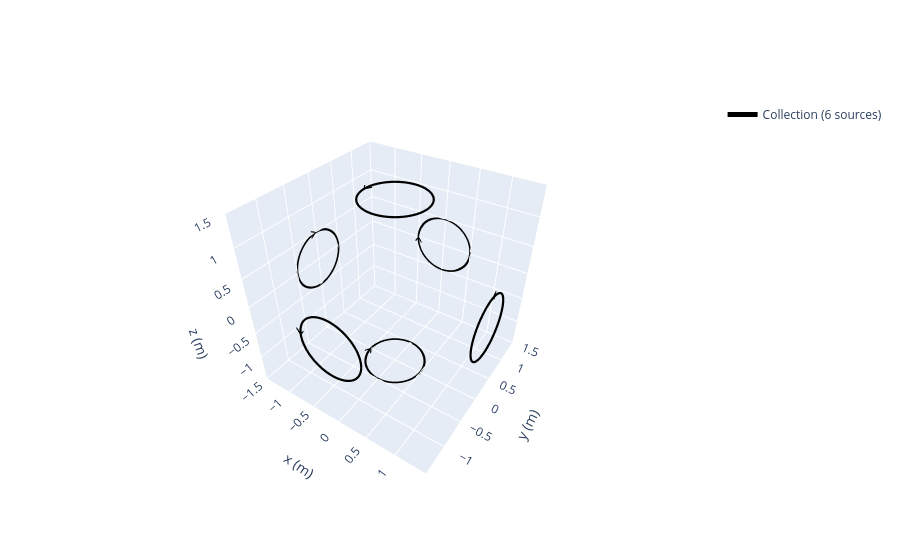

Source (notebook cell):
### Markdown cell above
# Getting Fields From a Grid
This is a test validating the workflow of getting a field from a meshgrid

### Code cell
# make a collection object for a polywell
collection = make_polywell_collection(1e6, 1, 1.5) # I, Dia, Offset
#collection = mp.current.Circle(current=1e6, diameter=1).rotate_from_angax(90, [0, 1, 0])
#collection = make_helmholtz_collection(1e6, 1, 1.5)
# make a 3D meshgrid
_x = np.linspace(-3, 3, 100)
_y = np.linspace(-3, 3, 100)
_z = np.linspace(-3, 3, 100)
mg = np.meshgrid(_x, _y, _z, indexing='ij')
mg = np.moveaxis(mg, 0, -1)
B = collection.getB(mg)

mp.show(collection)

### Figure 1 — Plotly figure (JSON) as saved in the notebook; plotly's stock layout.template omitted (floating-point values rounded to 4 significant figures; data arrays with more than 128 entries replaced by an {"elided": "..."} marker saying what was removed)
{"data": [{"legendgroup": "Collection(id=4812718496)", "mode": "lines", "name": "Collection (6 sources)", "opacity": 1, "showlegend": true, "x": [-1.5, -1.5, -1.5, NaN, 1.5, 1.5, 1.5, NaN, -0.56, -0.5, -0.44, NaN, -0.56, -0.5, -0.44, NaN, -0.56, -0.5, -0.44, NaN, -0.56, -0.5, -0.44, NaN], "y": [-0.1, 6.123e-17, -0.1, NaN, 0.1, 6.123e-17, 0.1, NaN, -1.5, -1.5, -1.5, NaN, 1.5, 1.5, 1.5, NaN, -0.1, 6.123e-17, -0.1, NaN, 0.1, 6.123e-17, 0.1, NaN], "z": [0.56, 0.5, 0.44, NaN, 0.56, 0.5, 0.44, NaN, 0.1, 6.123e-17, 0.1, NaN, -0.1, 6.123e-17, -0.1, NaN, -1.5, -1.5, -1.5, NaN, 1.5, 1.5, 1.5, NaN], "type": "scatter3d", "line": {"width": 2.2, "dash": "solid", "color": "black"}}, {"legendgroup": "Collection(id=4812718496)", "mode": "lines", "name": "Collection (6 sources)", "opacity": 1, "showlegend": false, "x": {"elided": "438 float values"}, "y": {"elided": "438 float values"}, "z": {"elided": "438 float values"}, "type": "scatter3d", "line": {"width": 4.4, "dash": "solid", "color": "black"}}], "layout": {"scene": {"xaxis": {"range": [-1.5, 1.5], "autorange": false, "title": {"text": "x (m)"}}, "yaxis": {"range": [-1.5, 1.5], "autorange": false, "title": {"text": "y (m)"}}, "zaxis": {"range": [-1.5, 1.5], "autorange": false, "title": {"text": "z (m)"}}, "aspectratio": {"x": 1, "y": 1, "z": 1}, "camera": {"eye": {"x": 1, "y": -1.5, "z": 1.4}}, "aspectmode": "manual"}, "legend": {"itemsizing": "constant"}}}
